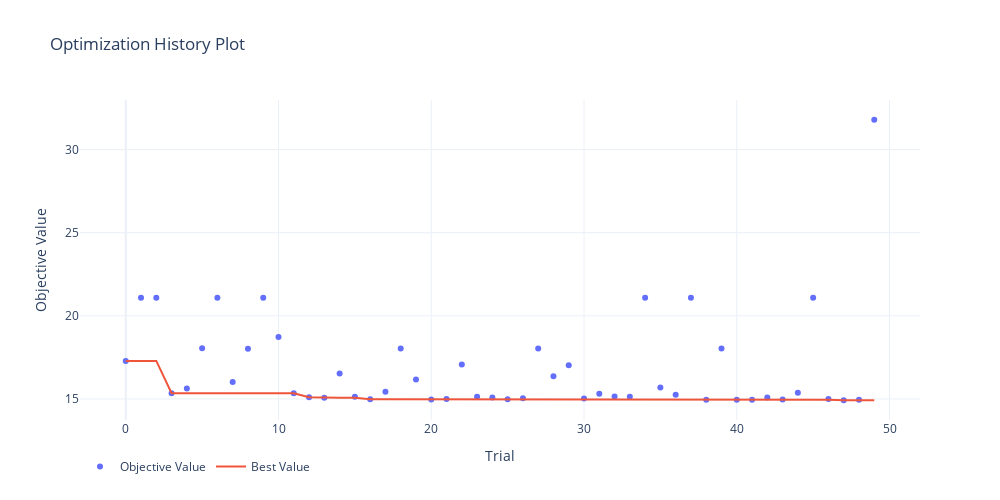
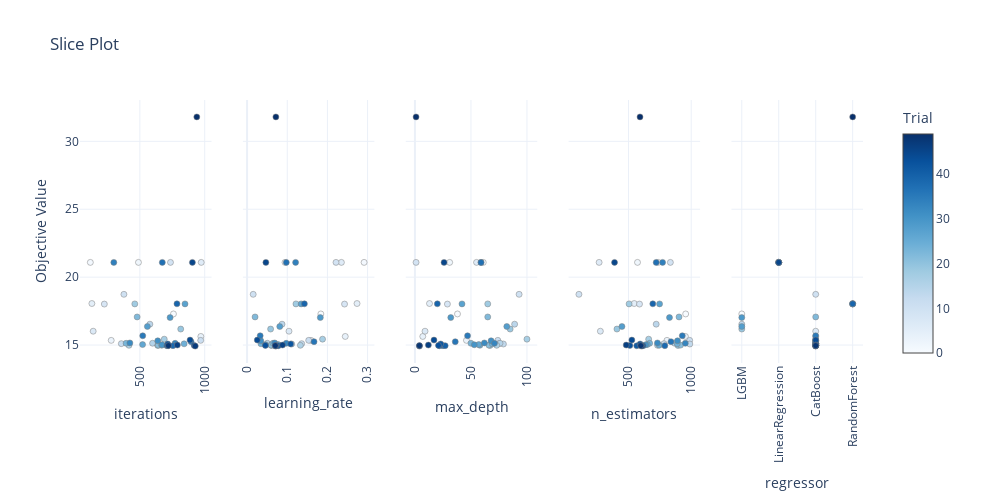

Notebook cell for these charts, in order:
### Markdown cell above
Посмотрим, как модели соотносятся друг с другом.

### Code cell
best_params = study.best_params
formatted_params = "\n".join([f"  {key}: {value}" for key, value in best_params.items()])
print(f"Best params:\n{formatted_params}")

# Plotting the optimization history
fig = optuna.visualization.plot_optimization_history(study)
fig.update_layout(
    legend=dict(orientation='h'),
    template='plotly_white',
    width=FIG_WIDTH, height=FIG_HEIGHT
)
fig.show()

# Plotting the slice plot
fig = optuna.visualization.plot_slice(study)
fig.update_layout(
    legend=dict(orientation='h'),
    template='plotly_white',
    width=FIG_WIDTH, height=FIG_HEIGHT
)
fig.update_xaxes(tickangle=-90)
fig.show()

### Figure 1 — Plotly figure (JSON) as saved in the notebook; plotly's stock layout.template omitted (floating-point values rounded to 4 significant figures)
{"data": [{"mode": "markers", "name": "Objective Value", "type": "scatter", "x": [0, 1, 2, 3, 4, 5, 6, 7, 8, 9, 10, 11, 12, 13, 14, 15, 16, 17, 18, 19, 20, 21, 22, 23, 24, 25, 26, 27, 28, 29, 30, 31, 32, 33, 34, 35, 36, 37, 38, 39, 40, 41, 42, 43, 44, 45, 46, 47, 48, 49], "y": [17.29, 21.09, 21.09, 15.34, 15.63, 18.06, 21.09, 16.02, 18.02, 21.09, 18.73, 15.34, 15.1, 15.08, 16.54, 15.13, 14.98, 15.43, 18.03, 16.18, 14.97, 14.99, 17.07, 15.13, 15.09, 14.98, 15.03, 18.03, 16.36, 17.02, 15.02, 15.31, 15.15, 15.13, 21.09, 15.68, 15.25, 21.09, 14.95, 18.04, 14.95, 14.95, 15.08, 14.97, 15.37, 21.09, 15.0, 14.92, 14.96, 31.8]}, {"name": "Best Value", "type": "scatter", "x": [0, 1, 2, 3, 4, 5, 6, 7, 8, 9, 10, 11, 12, 13, 14, 15, 16, 17, 18, 19, 20, 21, 22, 23, 24, 25, 26, 27, 28, 29, 30, 31, 32, 33, 34, 35, 36, 37, 38, 39, 40, 41, 42, 43, 44, 45, 46, 47, 48, 49], "y": [17.29, 17.29, 17.29, 15.34, 15.34, 15.34, 15.34, 15.34, 15.34, 15.34, 15.34, 15.34, 15.1, 15.08, 15.08, 15.08, 14.98, 14.98, 14.98, 14.98, 14.97, 14.97, 14.97, 14.97, 14.97, 14.97, 14.97, 14.97, 14.97, 14.97, 14.97, 14.97, 14.97, 14.97, 14.97, 14.97, 14.97, 14.97, 14.95, 14.95, 14.95, 14.95, 14.95, 14.95, 14.95, 14.95, 14.95, 14.92, 14.92, 14.92]}], "layout": {"height": 500, "legend": {"orientation": "h"}, "title": {"text": "Optimization History Plot"}, "width": 1000, "xaxis": {"title": {"text": "Trial"}}, "yaxis": {"title": {"text": "Objective Value"}}}}

### Figure 2 — Plotly figure (JSON) as saved in the notebook; plotly's stock layout.template omitted (floating-point values rounded to 4 significant figures)
{"data": [{"marker": {"color": [0, 1, 2, 3, 4, 5, 6, 7, 8, 9, 10, 11, 12, 13, 14, 15, 16, 17, 18, 19, 20, 21, 22, 23, 24, 25, 26, 27, 28, 29, 30, 31, 32, 33, 34, 35, 36, 37, 38, 39, 40, 41, 42, 43, 44, 45, 46, 47, 48, 49], "colorbar": {"title": {"text": "Trial"}, "x": 1, "xpad": 40}, "colorscale": [[0, "rgb(247,251,255)"], [0.125, "rgb(222,235,247)"], [0.25, "rgb(198,219,239)"], [0.375, "rgb(158,202,225)"], [0.5, "rgb(107,174,214)"], [0.625, "rgb(66,146,198)"], [0.75, "rgb(33,113,181)"], [0.875, "rgb(8,81,156)"], [1, "rgb(8,48,107)"]], "line": {"color": "Grey", "width": 0.5}, "showscale": true}, "mode": "markers", "showlegend": false, "type": "scatter", "x": [759, 118, 489, 279, 970, 130, 973, 140, 226, 736, 377, 969, 357, 633, 577, 598, 416, 688, 461, 815, 638, 642, 479, 394, 841, 668, 521, 848, 558, 733, 671, 638, 423, 772, 299, 522, 895, 673, 755, 786, 708, 717, 715, 919, 887, 905, 789, 927, 720, 939], "xaxis": "x", "y": [17.29, 21.09, 21.09, 15.34, 15.63, 18.06, 21.09, 16.02, 18.02, 21.09, 18.73, 15.34, 15.1, 15.08, 16.54, 15.13, 14.98, 15.43, 18.03, 16.18, 14.97, 14.99, 17.07, 15.13, 15.09, 14.98, 15.03, 18.03, 16.36, 17.02, 15.02, 15.31, 15.15, 15.13, 21.09, 15.68, 15.25, 21.09, 14.95, 18.04, 14.95, 14.95, 15.08, 14.97, 15.37, 21.09, 15.0, 14.92, 14.96, 31.8], "yaxis": "y"}, {"marker": {"color": [0, 1, 2, 3, 4, 5, 6, 7, 8, 9, 10, 11, 12, 13, 14, 15, 16, 17, 18, 19, 20, 21, 22, 23, 24, 25, 26, 27, 28, 29, 30, 31, 32, 33, 34, 35, 36, 37, 38, 39, 40, 41, 42, 43, 44, 45, 46, 47, 48, 49], "colorbar": {"title": {"text": "Trial"}, "x": 1, "xpad": 40}, "colorscale": [[0, "rgb(247,251,255)"], [0.125, "rgb(222,235,247)"], [0.25, "rgb(198,219,239)"], [0.375, "rgb(158,202,225)"], [0.5, "rgb(107,174,214)"], [0.625, "rgb(66,146,198)"], [0.75, "rgb(33,113,181)"], [0.875, "rgb(8,81,156)"], [1, "rgb(8,48,107)"]], "line": {"color": "Grey", "width": 0.5}, "showscale": false}, "mode": "markers", "showlegend": false, "type": "scatter", "x": [0.1836, 0.2913, 0.09446, 0.1591, 0.2444, 0.2737, 0.2348, 0.1043, 0.2426, 0.2214, 0.01521, 0.1534, 0.136, 0.1111, 0.08699, 0.05041, 0.1326, 0.1879, 0.1216, 0.05856, 0.06096, 0.05941, 0.01988, 0.06452, 0.03459, 0.07758, 0.07742, 0.1346, 0.08136, 0.1823, 0.04538, 0.03413, 0.06874, 0.09751, 0.1208, 0.03261, 0.1667, 0.09761, 0.0709, 0.1427, 0.07321, 0.07782, 0.1086, 0.04561, 0.02534, 0.04681, 0.0882, 0.0711, 0.07026, 0.0717], "xaxis": "x2", "y": [17.29, 21.09, 21.09, 15.34, 15.63, 18.06, 21.09, 16.02, 18.02, 21.09, 18.73, 15.34, 15.1, 15.08, 16.54, 15.13, 14.98, 15.43, 18.03, 16.18, 14.97, 14.99, 17.07, 15.13, 15.09, 14.98, 15.03, 18.03, 16.36, 17.02, 15.02, 15.31, 15.15, 15.13, 21.09, 15.68, 15.25, 21.09, 14.95, 18.04, 14.95, 14.95, 15.08, 14.97, 15.37, 21.09, 15.0, 14.92, 14.96, 31.8], "yaxis": "y2"}, {"marker": {"color": [0, 1, 2, 3, 4, 5, 6, 7, 8, 9, 10, 11, 12, 13, 14, 15, 16, 17, 18, 19, 20, 21, 22, 23, 24, 25, 26, 27, 28, 29, 30, 31, 32, 33, 34, 35, 36, 37, 38, 39, 40, 41, 42, 43, 44, 45, 46, 47, 48, 49], "colorbar": {"title": {"text": "Trial"}, "x": 1, "xpad": 40}, "colorscale": [[0, "rgb(247,251,255)"], [0.125, "rgb(222,235,247)"], [0.25, "rgb(198,219,239)"], [0.375, "rgb(158,202,225)"], [0.5, "rgb(107,174,214)"], [0.625, "rgb(66,146,198)"], [0.75, "rgb(33,113,181)"], [0.875, "rgb(8,81,156)"], [1, "rgb(8,48,107)"]], "line": {"color": "Grey", "width": 0.5}, "showscale": false}, "mode": "markers", "showlegend": false, "type": "scatter", "x": [38, 61, 31, 46, 7, 13, 55, 9, 29, 1, 93, 74, 75, 79, 89, 76, 73, 100, 65, 85, 67, 66, 65, 50, 69, 58, 57, 42, 82, 32, 53, 68, 62, 71, 59, 47, 36, 59, 25, 20, 27, 22, 23, 21, 17, 26, 12, 4, 4, 1], "xaxis": "x3", "y": [17.29, 21.09, 21.09, 15.34, 15.63, 18.06, 21.09, 16.02, 18.02, 21.09, 18.73, 15.34, 15.1, 15.08, 16.54, 15.13, 14.98, 15.43, 18.03, 16.18, 14.97, 14.99, 17.07, 15.13, 15.09, 14.98, 15.03, 18.03, 16.36, 17.02, 15.02, 15.31, 15.15, 15.13, 21.09, 15.68, 15.25, 21.09, 14.95, 18.04, 14.95, 14.95, 15.08, 14.97, 15.37, 21.09, 15.0, 14.92, 14.96, 31.8], "yaxis": "y3"}, {"marker": {"color": [0, 1, 2, 3, 4, 5, 6, 7, 8, 9, 10, 11, 12, 13, 14, 15, 16, 17, 18, 19, 20, 21, 22, 23, 24, 25, 26, 27, 28, 29, 30, 31, 32, 33, 34, 35, 36, 37, 38, 39, 40, 41, 42, 43, 44, 45, 46, 47, 48, 49], "colorbar": {"title": {"text": "Trial"}, "x": 1, "xpad": 40}, "colorscale": [[0, "rgb(247,251,255)"], [0.125, "rgb(222,235,247)"], [0.25, "rgb(198,219,239)"], [0.375, "rgb(158,202,225)"], [0.5, "rgb(107,174,214)"], [0.625, "rgb(66,146,198)"], [0.75, "rgb(33,113,181)"], [0.875, "rgb(8,81,156)"], [1, "rgb(8,48,107)"]], "line": {"color": "Grey", "width": 0.5}, "showscale": false}, "mode": "markers", "showlegend": false, "type": "scatter", "x": [956, 737, 572, 807, 954, 546, 266, 276, 588, 834, 105, 988, 783, 989, 721, 868, 732, 661, 505, 408, 895, 915, 903, 669, 889, 745, 650, 748, 448, 827, 637, 891, 731, 953, 772, 929, 839, 721, 790, 694, 617, 566, 593, 511, 527, 389, 482, 606, 598, 592], "xaxis": "x4", "y": [17.29, 21.09, 21.09, 15.34, 15.63, 18.06, 21.09, 16.02, 18.02, 21.09, 18.73, 15.34, 15.1, 15.08, 16.54, 15.13, 14.98, 15.43, 18.03, 16.18, 14.97, 14.99, 17.07, 15.13, 15.09, 14.98, 15.03, 18.03, 16.36, 17.02, 15.02, 15.31, 15.15, 15.13, 21.09, 15.68, 15.25, 21.09, 14.95, 18.04, 14.95, 14.95, 15.08, 14.97, 15.37, 21.09, 15.0, 14.92, 14.96, 31.8], "yaxis": "y4"}, {"marker": {"color": [0, 1, 2, 3, 4, 5, 6, 7, 8, 9, 10, 11, 12, 13, 14, 15, 16, 17, 18, 19, 20, 21, 22, 23, 24, 25, 26, 27, 28, 29, 30, 31, 32, 33, 34, 35, 36, 37, 38, 39, 40, 41, 42, 43, 44, 45, 46, 47, 48, 49], "colorbar": {"title": {"text": "Trial"}, "x": 1, "xpad": 40}, "colorscale": [[0, "rgb(247,251,255)"], [0.125, "rgb(222,235,247)"], [0.25, "rgb(198,219,239)"], [0.375, "rgb(158,202,225)"], [0.5, "rgb(107,174,214)"], [0.625, "rgb(66,146,198)"], [0.75, "rgb(33,113,181)"], [0.875, "rgb(8,81,156)"], [1, "rgb(8,48,107)"]], "line": {"color": "Grey", "width": 0.5}, "showscale": false}, "mode": "markers", "showlegend": false, "type": "scatter", "x": ["LGBM", "LinearRegression", "LinearRegression", "CatBoost", "CatBoost", "RandomForest", "LinearRegression", "CatBoost", "RandomForest", "LinearRegression", "CatBoost", "CatBoost", "CatBoost", "CatBoost", "LGBM", "CatBoost", "CatBoost", "CatBoost", "RandomForest", "LGBM", "CatBoost", "CatBoost", "CatBoost", "CatBoost", "CatBoost", "CatBoost", "CatBoost", "RandomForest", "LGBM", "LGBM", "CatBoost", "CatBoost", "CatBoost", "CatBoost", "LinearRegression", "CatBoost", "CatBoost", "LinearRegression", "CatBoost", "RandomForest", "CatBoost", "CatBoost", "CatBoost", "CatBoost", "CatBoost", "LinearRegression", "CatBoost", "CatBoost", "CatBoost", "RandomForest"], "xaxis": "x5", "y": [17.29, 21.09, 21.09, 15.34, 15.63, 18.06, 21.09, 16.02, 18.02, 21.09, 18.73, 15.34, 15.1, 15.08, 16.54, 15.13, 14.98, 15.43, 18.03, 16.18, 14.97, 14.99, 17.07, 15.13, 15.09, 14.98, 15.03, 18.03, 16.36, 17.02, 15.02, 15.31, 15.15, 15.13, 21.09, 15.68, 15.25, 21.09, 14.95, 18.04, 14.95, 14.95, 15.08, 14.97, 15.37, 21.09, 15.0, 14.92, 14.96, 31.8], "yaxis": "y5"}], "layout": {"height": 500, "legend": {"orientation": "h"}, "title": {"text": "Slice Plot"}, "width": 1000, "xaxis": {"anchor": "y", "domain": [0, 0.168], "tickangle": -90, "title": {"text": "iterations"}}, "xaxis2": {"anchor": "y2", "domain": [0.208, 0.376], "tickangle": -90, "title": {"text": "learning_rate"}}, "xaxis3": {"anchor": "y3", "domain": [0.416, 0.584], "tickangle": -90, "title": {"text": "max_depth"}}, "xaxis4": {"anchor": "y4", "domain": [0.624, 0.792], "tickangle": -90, "title": {"text": "n_estimators"}}, "xaxis5": {"anchor": "y5", "domain": [0.832, 1], "tickangle": -90, "title": {"text": "regressor"}}, "yaxis": {"anchor": "x", "domain": [0, 1], "title": {"text": "Objective Value"}}, "yaxis2": {"anchor": "x2", "domain": [0, 1], "matches": "y", "showticklabels": false}, "yaxis3": {"anchor": "x3", "domain": [0, 1], "matches": "y", "showticklabels": false}, "yaxis4": {"anchor": "x4", "domain": [0, 1], "matches": "y", "showticklabels": false}, "yaxis5": {"anchor": "x5", "domain": [0, 1], "matches": "y", "showticklabels": false}}}
